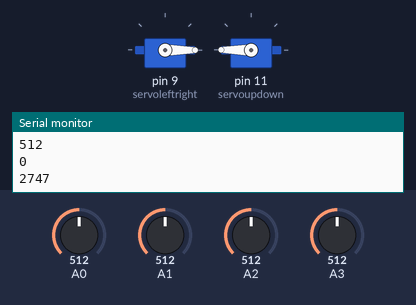
This sketch was run on a simulated Arduino Uno, built with avr-gcc and run on an emulated ATmega328P. Parts: 2 × servo, the last lines printed to the serial monitor. The inputs (shaded band) are chosen by the test bench; at power-on: A2 = 512, A0 = 512, A3 = 512, A1 = 512.

Above: at 1.2 s.
1.3 s: A2 set to 596
2.8 s: A2 set to 627
At 3.6 s:
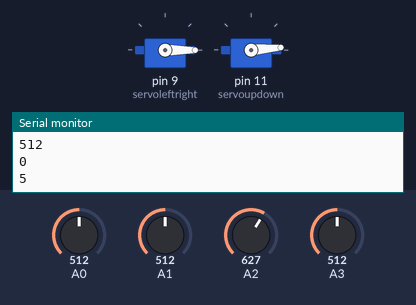
4.3 s: A0 set to 716
At 5.5 s:
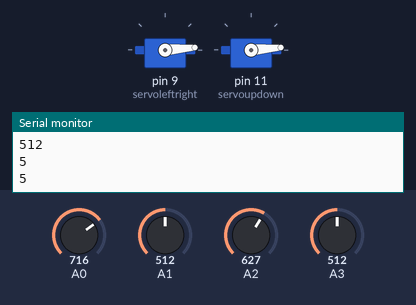
5.8 s: A3 set to 543
At 6.9 s:
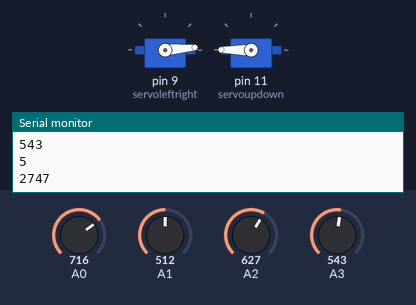
7.4 s: A3 set to 306
At 8.4 s:
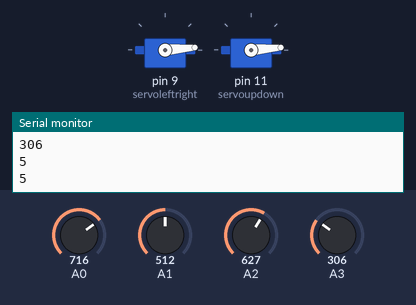
8.9 s: A3 set to 716
At 9.6 s:
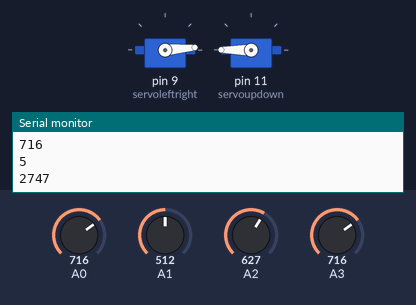
Timing chart, 0 to 11.4 s (numbered marks = the images above; inputs shaded):
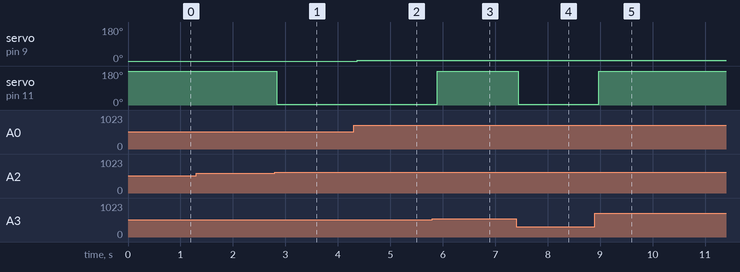

The sketch:

tracking_code.ino
```cpp
#include <Servo.h>
//#include <PWM.h>
Servo servoleftright;
Servo servoupdown;
#define servoPin 9
#define servoPin 11
//int pwm = 9;
//int32_t frequency = 300;
void setup() {
  //InitTimersSafe();
  //bool success = SetPinFrequencySafe(pwm, frequency);
  int anglelr = 0;//angle left right
  int angleud = 0;//angle up down
  Serial.begin(9600);
  servoleftright.attach(9);
  servoupdown.attach(11);
  servoleftright.write(anglelr);
  servoupdown.write(angleud);
}
void loop() {
  int anglelr;
  int angleud;
  int right = analogRead(A0);
  int left = analogRead(A1);
  int upper = analogRead(A2);
  int lower = analogRead(A3);
  //pwmWrite(pwm, 127);
  //SET TOLERANCE HIGH WHEN THE ROOM IS NOT LIT WELL
  if (right>(left+100)){
    anglelr=anglelr+5;
    if(anglelr<0){
      anglelr=0;
    }
    else if(anglelr>180){
      anglelr=180;
    }
  }
  else if (left>(right+100)){
    anglelr=anglelr-5;
    if(anglelr<0){
      anglelr=0;
    }
    else if(anglelr>180){
      anglelr=180;
    }
  }
  else{
    anglelr=anglelr;
  }
  servoleftright.write(anglelr);
//upper and lower controls
  if (upper>(lower+100)){
    angleud=angleud+5;
    if(angleud<0){
      angleud=0;
    }
    else if(angleud>180){
      anglelr=180;
    }
  }
  else if (lower>(upper+100)){
    angleud=angleud-5;
    if(angleud<0){
      angleud=0;
    }
    else if(angleud>180){
      angleud=180;
    }
  }
  else{
    angleud=angleud;
  }
  servoupdown.write(angleud);
  //DIAMOND PRINT
  Serial.print("          ");//five tabs
  Serial.print(upper);
  Serial.println();
  Serial.println(left);
  Serial.print("                    ");//ten tabs
  Serial.print(right);
  Serial.println("          ");
  Serial.print(lower);
  Serial.println('\n');
  Serial.print(anglelr);
  Serial.println();
  Serial.print(angleud);
  Serial.println();
  Serial.println();
  delay(250);
}
```

Measured:
- the behaviour switches between 612 and 613 on A2 (found by bisection; images 0 and 1)
- the behaviour switches between 526 and 527 on A3 (found by bisection; images 2 and 3)
- after the input at 2.8 s, servo on pin 11 (servoupdown): 180° → 5° at once
- after the input at 4.3 s, servo on pin 9 (servoleftright): 0° → 5° after 0.07 s
- after the input at 5.8 s, servo on pin 11 (servoupdown): 5° → 180° after 0.10 s
- after the input at 7.4 s, servo on pin 11 (servoupdown): 180° → 5° at once
- after the input at 8.9 s, servo on pin 11 (servoupdown): 5° → 180° after 0.07 s
